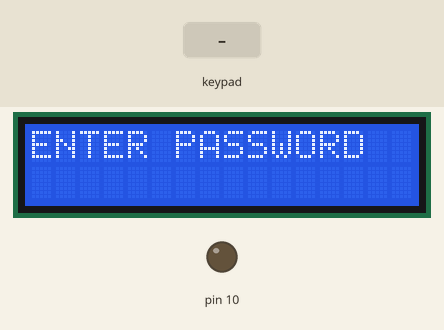
Recording of a sketch running on a simulated Arduino Mega 2560, built with avr-gcc and run on an emulated ATmega2560. On the bench: 16×2 character LCD, output pins drawn as LEDs (lit = HIGH). Inputs (shaded band) come from the test bench. EEPROM starts erased; what the sketch prints to the serial monitor is not drawn.

Above: at 5.0 s.
5.1 s: keypad keys 1 2 3 5 pressed 0.4 s apart
At 7.1 s:
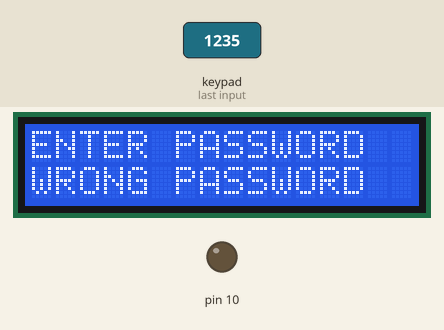
9.7 s: key 'A' pressed
At 10.7 s:
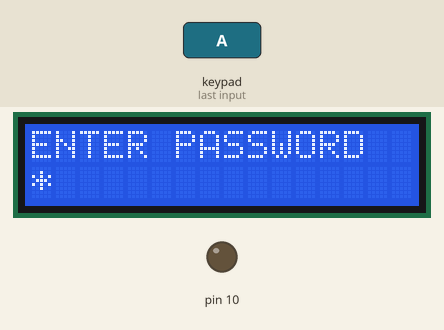
11.2 s: key '1' pressed
At 11.7 s:
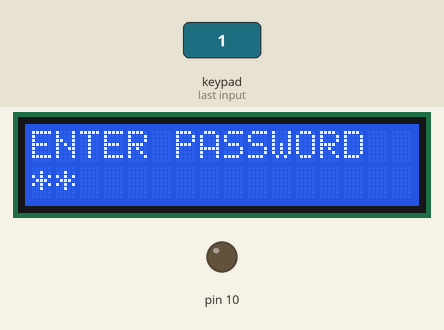
12.7 s: key '2' pressed
At 13.9 s:
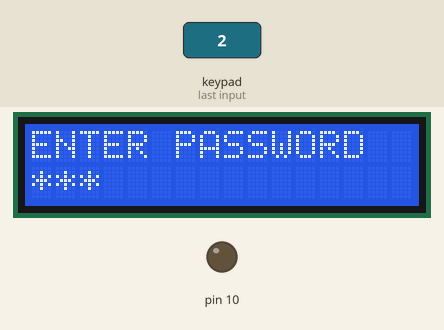
14.2 s: keypad keys 1 2 3 5 # pressed 0.4 s apart
At 18.7 s:
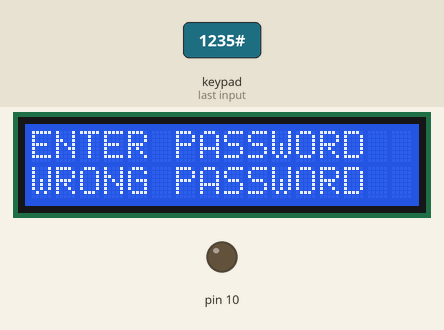
Timing chart, 0 to 20.2 s (numbered marks = the images above; inputs shaded):
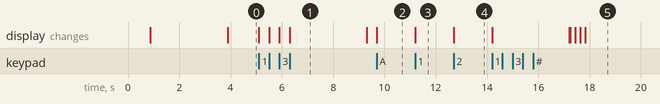

The sketch:

default_password.ino
```cpp
/* @file HelloKeypad.pde
|| @version 1.0
|| @author Alexander Brevig
|| @contact alexanderbrevig@gmail.com
||
|| @description
|| | Demonstrates the simplest use of the matrix Keypad library.
|| #
*/
#include <Keypad.h>
#include <LiquidCrystal.h>
 #include <EEPROM.h>
  #include <EEPROM.h>
LiquidCrystal lcd(A0,A1,A2,A3,A4,A5);
char d,d1,d2,d3,d10,d11,d12,d13;
int c,cpa;
bool cp,np;
const byte ROWS = 4; //four rows
const byte COLS = 4; //three columns
char keys[ROWS][COLS] = {
  {'1','2','3','A'},
  {'4','5','6','B'},
  {'7','8','9','C'},
  {'*','0','#','D'}
};
byte rowPins[ROWS] = {1,2,3,5}; //connect to the row pinouts of the keypad
byte colPins[COLS] = {4,7,8,9}; //connect to the column pinouts of the keypad

Keypad keypad = Keypad( makeKeymap(keys), rowPins, colPins, ROWS, COLS );

void setup(){
  pinMode(10,OUTPUT);
  Serial.begin(9600);
   lcd.begin(16, 2);
 lcd.clear();
 lcd.setCursor(0,0);
lcd.print(    "    TECHMECH  " );
 lcd.setCursor(0,1);
 lcd.print(    "       v-3.0 " );
delay (800);
lcd.clear ();
lcd.setCursor(0,0);
lcd.print(   "    WELLCOME  " );
 lcd.setCursor(0,1);
lcd.print(   " 2k Mega Digital " );
delay(3000);
   lcd.clear();
    lcd.display();
 lcd.print(  "ENTER PASSWORD   ");
  lcd.setCursor(0, 1);

d= EEPROM.read(0);
d1= EEPROM.read(1);
d2= EEPROM.read(2);
d3= EEPROM.read(3);

}

void loop(){
        EEPROM.write(0, '1');
    EEPROM.write(1, '2');
    EEPROM.write(2, '3');
    EEPROM.write(3, '4');

  char key = keypad.getKey();

  if (key){
    c++;
    Serial.println(key);
     lcd.print("*");
     if(c==1){
      d10=key;
      }
      if(c==2){
      d11=key;
      }
       if(c==3){
      d12=key;
      }
       if(c==4){
      d13=key;

      }
  }


  if(c==4&np==0){
    c=0;

  if(d==d10&d1==d11&d2==d12&d3==d13){
    if(cp==0){
      lcd.setCursor(0, 1);
      lcd.print("PASSWORD ACCEPTED");
      digitalWrite(10,HIGH);
      delay(5000);
      digitalWrite(10,LOW);
     d10=d11=d12=d13=0;
     lcd.setCursor(0, 1);
      lcd.print("                ");
      lcd.setCursor(0, 1);
    }
    if(cp==1){
    lcd.clear();
      lcd.print("NEW PASSWORD");
      lcd.setCursor(0, 1);
    np=1;
    }}else   if(d10=='0'&d11=='0'&d12=='0'&d13=='0'){
      lcd.clear();
      lcd.print("OLD PASSWORD");
      lcd.setCursor(0, 1);
      cp=1;
      }else{
      lcd.setCursor(0, 1);
      lcd.print("WRONG PASSWORD");
      if(cp==1){
        cpa++;
        }
      delay(3000);
     d10=d11=d12=d13=0;
     lcd.setCursor(0, 1);
      lcd.print("                ");
      lcd.setCursor(0, 1);

      }


    }
if(cpa==3){
     np=0;
    cp=0;
    cpa=0;
    c=0;
    d10=d11=d12=d13=0;
      lcd.clear();
       lcd.print("ENTER PASSWORD   ");
  lcd.setCursor(0, 1);
  }

if(c==4&np==1){
    d=d10;
    d1=d11;
    d2=d12;
    d3=d13;
    EEPROM.write(0, d);
    EEPROM.write(1, d1);
    EEPROM.write(2, d2);
    EEPROM.write(3, d3);
    np=0;
    cp=0;
    c=0;
    d10=d11=d12=d13=0;
      lcd.clear();
       lcd.print("ENTER PASSWORD   ");
  lcd.setCursor(0, 1);
    }

}
```

Measured:
- after the input at 5.1 s, the display: first changes at once (image 1 shows a later state)
- after the input at 9.7 s, the display: changes at once (image 2)
- after the input at 11.2 s, the display: changes at once (image 3)
- after the input at 12.7 s, the display: changes at once (image 4)
- after the input at 14.2 s, the display: changes at once (image 5)
- what the display in image 1 shows lasts 3.0 s, from 6.3 s to 9.3 s
